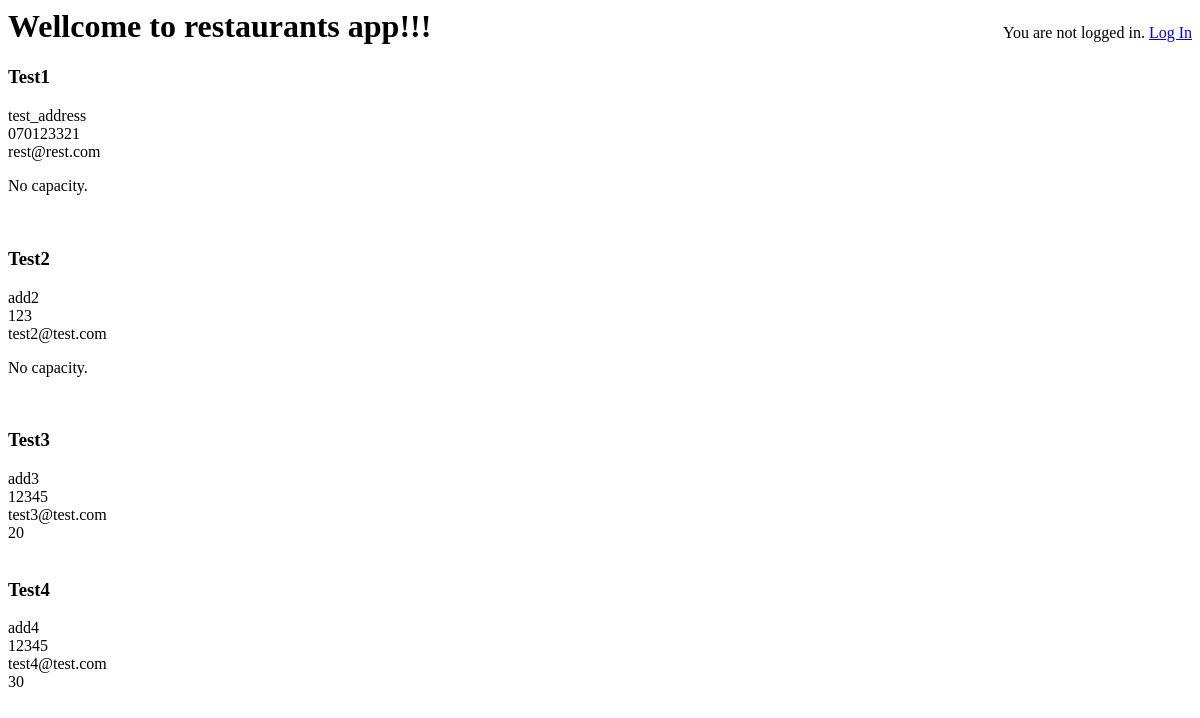
The page /restaurants/ on the database as committed earlier.
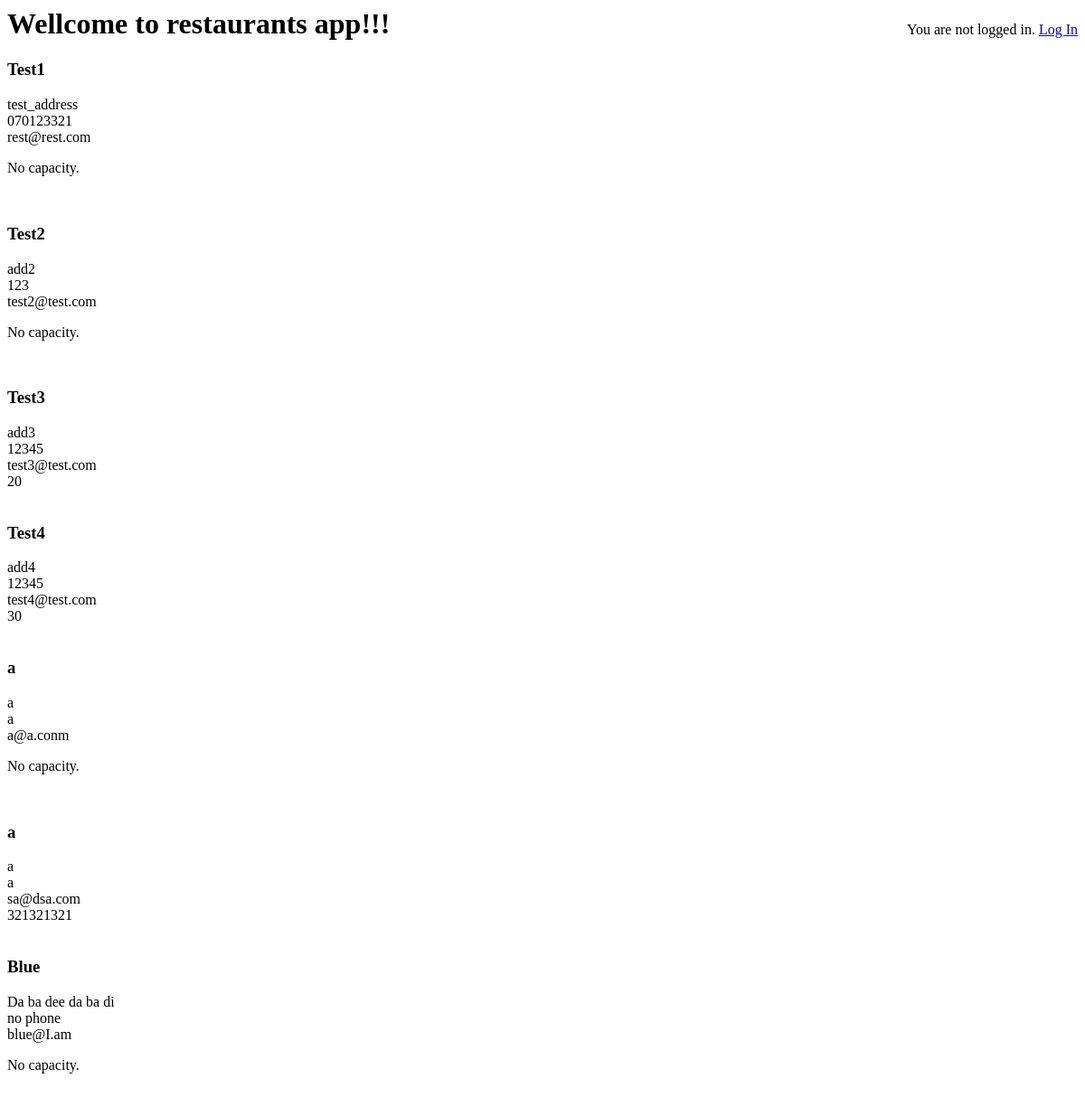
The same page on the database as committed later.
### rest_app/models.py (models this page shows, shortened)
class Restaurant(models.Model):
    name = models.CharField(max_length=30)
    address = models.CharField(max_length=50)
    phone = models.CharField(max_length=30)
    email = models.EmailField()
    capacity = models.IntegerField()

### rest_app/views.py (the view)
# urls.py: path('restaurants/', restaurants, name="restaurants"),
def restaurants(request):
    restaurants = Restaurant.objects.all()
    return render(request, "restaurants.html", {"restaurants": restaurants, "new_var": 1})

### rest_app/templates/restaurants.html
{% extends "base.html" %}
{% block content %}
{% for r in restaurants %}
            <h3>{{r.name}}</h3>
            {{r.address}} <br/>
            {{r.phone}} <br/>
            {{r.email}} <br/>
            {% if r.capacity > 10 %}
                {{r.capacity}} <br/>
            {% else %}
                <p>No capacity.</p>
            {% endif %}
            <br/>
        {% endfor %}
{% endblock %}

### rest_app/templates/base.html (shortened to what this page needs)
<html>
    <head>
    </head>
    <body>
        <div style="float:right;">
            {% if user.is_authenticated %}
                Hi {{ user.username }}!
                <form action="{% url 'logout' %}" method="post" style="float:right;">
                {% csrf_token %}
                <button type="submit">Log Out</button>
                </form>
                {% else %}
                <p>You are not logged in. <a href="{% url 'login' %}" >Log In</a></p>
            {% endif %}
        </div>
        <h1>Wellcome to restaurants app!!!</h1>
        <div>
            {% block content %} {% endblock %}
        </div>
    </body>
</html>

Rows that differ between the two databases and show on the page:
added Restaurant: name "a", address "a", phone "a", email "a@a.conm", capacity "No capacity."
added Restaurant: name "a", address "a", phone "a", email "sa@dsa.com", capacity "321321321"
added Restaurant: name "Blue", address "Da ba dee da ba di", phone "no phone", email "blue@I.am", capacity "No capacity."
